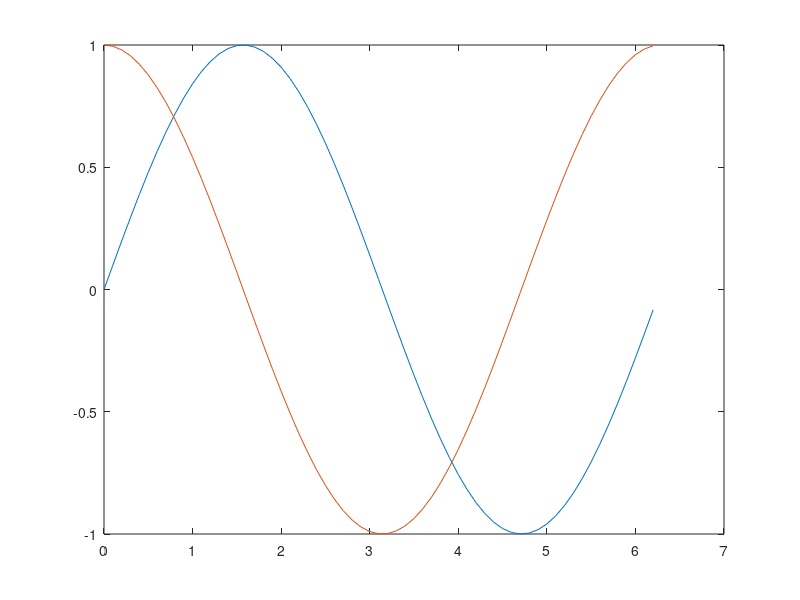

Recreate this plot in MATLAB. (Note: this script raises an error after producing the figure.)
clc 
clear all

x = 0:0.1:2*pi;
p=sin(x); 
q=cos(x);
figure
p=plot(x,p,x,q);       %to plot graph  
p(1).LineWidth=5;
p(2).LineWidth=1;
xlabel('x values');       %labelling x axis
ylabel('p and q values');      % labelling y axis
title('First Graph');      %titling the graph
legend('p data','q data');     %to provide index
grid on;                      %display in grid mode
